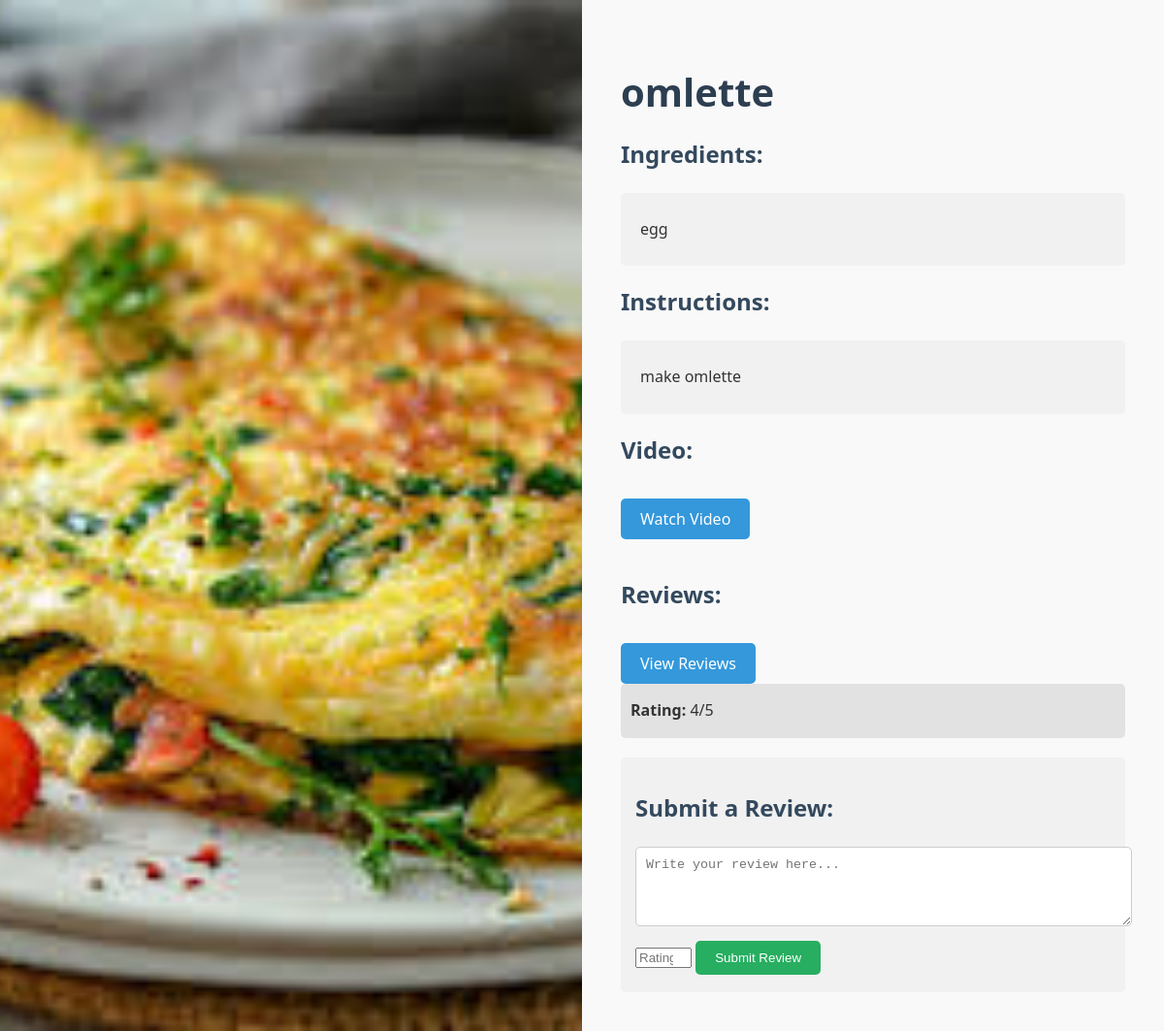
Page /recipes/1/ (signed in) on the committed database.
### srrp/models.py (models this page shows, shortened)
class Recipe(models.Model):
    name = models.CharField(max_length=100)
    image = models.ImageField(upload_to='recipes/')
    ingredients = models.TextField()
    instructions = models.TextField()
    video_url = models.URLField(blank=True, null=True)
    prep_time = models.IntegerField()
    rating = models.FloatField(default=0.0)  # Stores the average rating
    rating_count = models.IntegerField(default=0)  # Counts the number of ratings
    created_at = models.DateTimeField(auto_now_add=True)

### reviews/models.py (models this page shows, shortened)
class Review(models.Model):
    recipe = models.ForeignKey(Recipe, on_delete=models.CASCADE, related_name='reviews')
    user = models.CharField(max_length=100)  # Track the reviewer's name
    rating = models.IntegerField()  # For rating (1-5 stars)
    comment = models.TextField(blank=True)
    created_at = models.DateTimeField(auto_now_add=True)

### srrp/views.py (the view, shortened to what this page needs)
# urls.py: path('recipes/<int:recipe_id>/', views.recipe_detail, name='recipe_detail'),
@csrf_exempt  # Use this for testing; remove in production for security
@login_required
def recipe_detail(request, recipe_id):
    recipe = get_object_or_404(Recipe, id=recipe_id)
    reviews = Review.objects.filter(recipe=recipe)
    return render(request, 'recipe_detail.html', {'recipe': recipe, 'reviews': reviews})

### srrp/templates/recipe_detail.html (shortened to what this page needs)
<!DOCTYPE html>
<html lang="en">
<head>
</head>
<body>
    <div class="container">
        <div class="image-section">
            <img src="{{ recipe.image.url }}" alt="{{ recipe.name }}">
        </div>
        <div class="content-section">
            <h1>{{ recipe.name }}</h1>
            <h3>Ingredients:</h3>
            <div class="ingredients">
                <p>{{ recipe.ingredients|linebreaksbr }}</p>
            </div>
            <h3>Instructions:</h3>
            <div class="instructions">
                <p>{{ recipe.instructions|linebreaksbr }}</p>
            </div>
            {% if recipe.video_url %}
            <h3>Video:</h3>
            <a href="{{ recipe.video_url }}" target="_blank" class="video-link">Watch Video</a>
            {% endif %}
            <div class="reviews">
                <h3>Reviews:</h3>
                <a href="{% url 'review_list' recipe.id %}" class="video-link">View Reviews</a>
                <div id="reviews-section">
                    {% for review in reviews %}
                        <div class="review-item">
                            <p><strong>Rating:</strong> {{ review.rating }}/5</p>
                        </div>
                    {% empty %}
                        <p>No reviews yet. Be the first to review this recipe!</p>
                    {% endfor %}
                </div>
            </div>
            <div class="review-form">
                <h3>Submit a Review:</h3>
                <form method="post">
                    <textarea name="content" placeholder="Write your review here..." rows="4" required></textarea>
                    <input type="number" name="rating" min="1" max="5" placeholder="Rating (1-5)" required>
                    <button type="submit">Submit Review</button>
                </form>
            </div>
        </div>
    </div>
</body>
</html>

### srrp/templates/recipe_detail.html (style rules this page uses)
body { font-family: 'Segoe UI', Tahoma, Geneva, Verdana, sans-serif; background-color: #f9f9f9; margin: 0; padding: 0; color: #333; overflow: hidden; }
.container { display: flex; height: 100vh; max-width: 100vw; }
.image-section { width: 50%; background-color: #fff; display: flex; justify-content: center; align-items: center; position: relative; overflow: hidden; }
.image-section img { width: 100%; height: 100%; object-fit: cover; }
.content-section { width: 50%; padding: 40px; overflow-y: auto; background-color: #f9f9f9; box-sizing: border-box; }
h1 { font-size: 2.5em; margin-bottom: 20px; color: #2c3e50; }
h3 { font-size: 1.5em; margin-top: 20px; color: #34495e; }
p { line-height: 1.6; margin: 10px 0; }
.ingredients, .instructions { background-color: #f1f1f1; padding: 15px 20px; border-radius: 5px; margin-bottom: 20px; }
.video-link { display: inline-block; margin-top: 10px; padding: 10px 20px; background-color: #3498db; color: #fff; text-decoration: none; border-radius: 5px; transition: background-color 0.3s ease, transform 0.3s ease; }
.reviews { margin-top: 40px; }
.review-item { padding: 10px; margin-bottom: 15px; background-color: #e2e2e2; border-radius: 5px; }
.review-item p { margin: 5px 0; }
.review-form { margin-top: 20px; padding: 15px; background-color: #f1f1f1; border-radius: 5px; }
.review-form textarea { width: 100%; padding: 10px; margin-bottom: 10px; border-radius: 5px; border: 1px solid #ccc; resize: vertical; }
.review-form input[type="number"] { width: 50px; margin-bottom: 10px; }
.review-form button { background-color: #27ae60; color: #fff; padding: 10px 20px; border: none; border-radius: 5px; cursor: pointer; transition: background-color 0.3s ease; }

### rows in the picture
Recipe: image (picture), name "omlette", ingredients "egg", instructions "make omlette"
Review: rating "4"
